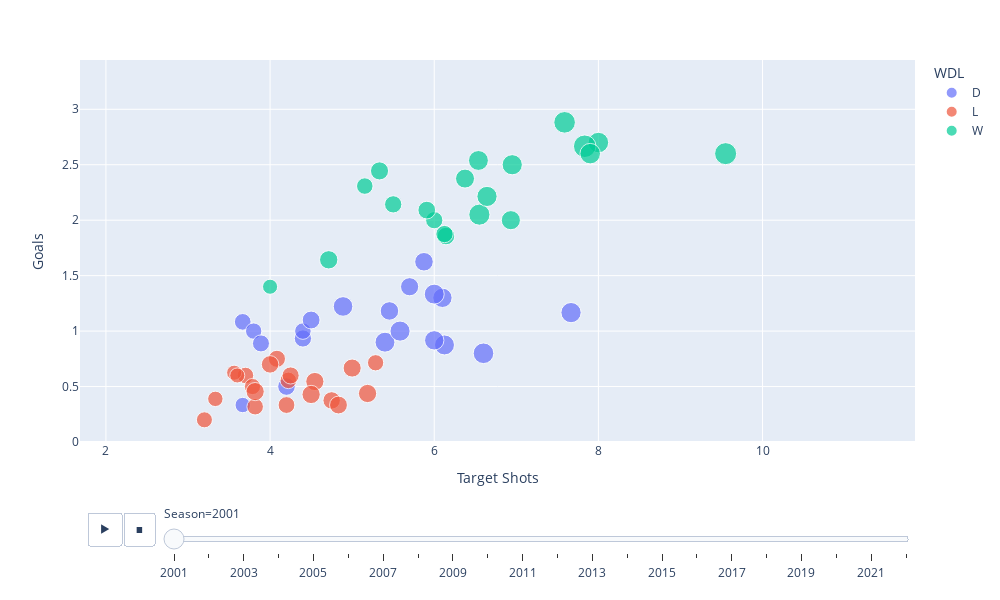

Notebook source saved alongside this figure:
### Code cell
make_scatter(game_team_stats_season, x='Target Shots',y='Goals',animation_frame='Season',hover_name='Team', color='WDL',animation_group='Team',size='Shots')

### Figure 1 — Plotly figure (JSON) as saved in the notebook; plotly's stock layout.template omitted (floating-point values rounded to 4 significant figures)
{"data": [{"hovertemplate": "<b>%{hovertext}</b><br><br>WDL=D<br>Season=2001<br>Target Shots=%{x}<br>Goals=%{y}<br>Shots=%{marker.size}<extra></extra>", "hovertext": ["Arsenal", "Aston Villa", "Bradford", "Charlton", "Chelsea", "Coventry", "Derby", "Everton", "Ipswich", "Leeds", "Leicester", "Liverpool", "Man City", "Man United", "Middlesbrough", "Newcastle", "Southampton", "Sunderland", "Tottenham", "West Ham"], "ids": ["Arsenal", "Aston Villa", "Bradford", "Charlton", "Chelsea", "Coventry", "Derby", "Everton", "Ipswich", "Leeds", "Leicester", "Liverpool", "Man City", "Man United", "Middlesbrough", "Newcastle", "Southampton", "Sunderland", "Tottenham", "West Ham"], "legendgroup": "D", "marker": {"color": "#636efa", "size": [14, 9.8, 11.27, 10.9, 12.3, 13.1, 9.167, 13.11, 13.5, 13.12, 7.833, 12.67, 8.8, 11.38, 9, 9.556, 10.5, 12.33, 10.2, 13.33], "sizemode": "area", "sizeref": 0.06583, "symbol": "circle"}, "mode": "markers", "name": "D", "orientation": "v", "showlegend": true, "type": "scatter", "x": [6.6, 4.4, 5.455, 5.7, 6.1, 5.4, 3.667, 6, 7.667, 6.125, 3.667, 4.889, 3.8, 5.875, 4.4, 3.889, 4.5, 6, 4.2, 5.583], "xaxis": "x", "y": [0.8, 0.9333, 1.182, 1.4, 1.3, 0.9, 1.083, 1.333, 1.167, 0.875, 0.3333, 1.222, 1, 1.625, 1, 0.8889, 1.1, 0.9167, 0.5, 1], "yaxis": "y"}, {"hovertemplate": "<b>%{hovertext}</b><br><br>WDL=L<br>Season=2001<br>Target Shots=%{x}<br>Goals=%{y}<br>Shots=%{marker.size}<extra></extra>", "hovertext": ["Arsenal", "Aston Villa", "Bradford", "Charlton", "Chelsea", "Coventry", "Derby", "Everton", "Ipswich", "Leeds", "Leicester", "Liverpool", "Man City", "Man United", "Middlesbrough", "Newcastle", "Southampton", "Sunderland", "Tottenham", "West Ham"], "ids": ["Arsenal", "Aston Villa", "Bradford", "Charlton", "Chelsea", "Coventry", "Derby", "Everton", "Ipswich", "Leeds", "Leicester", "Liverpool", "Man City", "Man United", "Middlesbrough", "Newcastle", "Southampton", "Sunderland", "Tottenham", "West Ham"], "legendgroup": "L", "marker": {"color": "#EF553B", "size": [10, 8.5, 9, 8.714, 10.91, 8.95, 7.5, 9, 9.667, 10.1, 7.833, 10.78, 9.7, 10.5, 8.571, 9.333, 11, 10.91, 7.467, 11], "sizemode": "area", "sizeref": 0.06583, "symbol": "circle"}, "mode": "markers", "name": "L", "orientation": "v", "showlegend": true, "type": "scatter", "x": [4.75, 3.2, 3.818, 5.286, 4.545, 3.7, 3.562, 4.222, 4.083, 4, 3.333, 5, 4.25, 4.833, 3.786, 4.2, 4.5, 3.818, 3.6, 5.188], "xaxis": "x", "y": [0.375, 0.2, 0.3182, 0.7143, 0.5455, 0.6, 0.625, 0.5556, 0.75, 0.7, 0.3889, 0.6667, 0.6, 0.3333, 0.5, 0.3333, 0.4286, 0.4545, 0.6, 0.4375], "yaxis": "y"}, {"hovertemplate": "<b>%{hovertext}</b><br><br>WDL=W<br>Season=2001<br>Target Shots=%{x}<br>Goals=%{y}<br>Shots=%{marker.size}<extra></extra>", "hovertext": ["Arsenal", "Aston Villa", "Bradford", "Charlton", "Chelsea", "Coventry", "Derby", "Everton", "Ipswich", "Leeds", "Leicester", "Liverpool", "Man City", "Man United", "Middlesbrough", "Newcastle", "Southampton", "Sunderland", "Tottenham", "West Ham"], "ids": ["Arsenal", "Aston Villa", "Bradford", "Charlton", "Chelsea", "Coventry", "Derby", "Everton", "Ipswich", "Leeds", "Leicester", "Liverpool", "Man City", "Man United", "Middlesbrough", "Newcastle", "Southampton", "Sunderland", "Tottenham", "West Ham"], "legendgroup": "W", "marker": {"color": "#00cc96", "size": [16, 9, 9.8, 10.14, 15.35, 9.875, 7.5, 10.36, 14.7, 13.45, 9.857, 13.85, 11.88, 16.75, 10.78, 13.43, 11.07, 12.07, 13, 13.9], "sizemode": "area", "sizeref": 0.06583, "symbol": "circle"}, "mode": "markers", "name": "W", "orientation": "v", "showlegend": true, "type": "scatter", "x": [9.55, 5.154, 6, 6.143, 7.588, 6.125, 4, 5.909, 6.55, 6.95, 5.5, 8, 6.375, 7.833, 5.333, 6.643, 4.714, 6.933, 6.538, 7.9], "xaxis": "x", "y": [2.6, 2.308, 2, 1.857, 2.882, 1.875, 1.4, 2.091, 2.05, 2.5, 2.143, 2.7, 2.375, 2.667, 2.444, 2.214, 1.643, 2, 2.538, 2.6], "yaxis": "y"}], "layout": {"height": 600, "legend": {"itemsizing": "constant", "title": {"text": "WDL"}, "tracegroupgap": 0}, "margin": {"t": 60}, "sliders": [{"active": 0, "currentvalue": {"prefix": "Season="}, "len": 0.9, "pad": {"b": 10, "t": 60}, "steps": [{"args": [["2001"], {"frame": {"duration": 0, "redraw": false}, "fromcurrent": true, "mode": "immediate", "transition": {"duration": 0, "easing": "linear"}}], "label": "2001", "method": "animate"}, {"args": [["2002"], {"frame": {"duration": 0, "redraw": false}, "fromcurrent": true, "mode": "immediate", "transition": {"duration": 0, "easing": "linear"}}], "label": "2002", "method": "animate"}, {"args": [["2003"], {"frame": {"duration": 0, "redraw": false}, "fromcurrent": true, "mode": "immediate", "transition": {"duration": 0, "easing": "linear"}}], "label": "2003", "method": "animate"}, {"args": [["2004"], {"frame": {"duration": 0, "redraw": false}, "fromcurrent": true, "mode": "immediate", "transition": {"duration": 0, "easing": "linear"}}], "label": "2004", "method": "animate"}, {"args": [["2005"], {"frame": {"duration": 0, "redraw": false}, "fromcurrent": true, "mode": "immediate", "transition": {"duration": 0, "easing": "linear"}}], "label": "2005", "method": "animate"}, {"args": [["2006"], {"frame": {"duration": 0, "redraw": false}, "fromcurrent": true, "mode": "immediate", "transition": {"duration": 0, "easing": "linear"}}], "label": "2006", "method": "animate"}, {"args": [["2007"], {"frame": {"duration": 0, "redraw": false}, "fromcurrent": true, "mode": "immediate", "transition": {"duration": 0, "easing": "linear"}}], "label": "2007", "method": "animate"}, {"args": [["2008"], {"frame": {"duration": 0, "redraw": false}, "fromcurrent": true, "mode": "immediate", "transition": {"duration": 0, "easing": "linear"}}], "label": "2008", "method": "animate"}, {"args": [["2009"], {"frame": {"duration": 0, "redraw": false}, "fromcurrent": true, "mode": "immediate", "transition": {"duration": 0, "easing": "linear"}}], "label": "2009", "method": "animate"}, {"args": [["2010"], {"frame": {"duration": 0, "redraw": false}, "fromcurrent": true, "mode": "immediate", "transition": {"duration": 0, "easing": "linear"}}], "label": "2010", "method": "animate"}, {"args": [["2011"], {"frame": {"duration": 0, "redraw": false}, "fromcurrent": true, "mode": "immediate", "transition": {"duration": 0, "easing": "linear"}}], "label": "2011", "method": "animate"}, {"args": [["2012"], {"frame": {"duration": 0, "redraw": false}, "fromcurrent": true, "mode": "immediate", "transition": {"duration": 0, "easing": "linear"}}], "label": "2012", "method": "animate"}, {"args": [["2013"], {"frame": {"duration": 0, "redraw": false}, "fromcurrent": true, "mode": "immediate", "transition": {"duration": 0, "easing": "linear"}}], "label": "2013", "method": "animate"}, {"args": [["2014"], {"frame": {"duration": 0, "redraw": false}, "fromcurrent": true, "mode": "immediate", "transition": {"duration": 0, "easing": "linear"}}], "label": "2014", "method": "animate"}, {"args": [["2015"], {"frame": {"duration": 0, "redraw": false}, "fromcurrent": true, "mode": "immediate", "transition": {"duration": 0, "easing": "linear"}}], "label": "2015", "method": "animate"}, {"args": [["2016"], {"frame": {"duration": 0, "redraw": false}, "fromcurrent": true, "mode": "immediate", "transition": {"duration": 0, "easing": "linear"}}], "label": "2016", "method": "animate"}, {"args": [["2017"], {"frame": {"duration": 0, "redraw": false}, "fromcurrent": true, "mode": "immediate", "transition": {"duration": 0, "easing": "linear"}}], "label": "2017", "method": "animate"}, {"args": [["2018"], {"frame": {"duration": 0, "redraw": false}, "fromcurrent": true, "mode": "immediate", "transition": {"duration": 0, "easing": "linear"}}], "label": "2018", "method": "animate"}, {"args": [["2019"], {"frame": {"duration": 0, "redraw": false}, "fromcurrent": true, "mode": "immediate", "transition": {"duration": 0, "easing": "linear"}}], "label": "2019", "method": "animate"}, {"args": [["2020"], {"frame": {"duration": 0, "redraw": false}, "fromcurrent": true, "mode": "immediate", "transition": {"duration": 0, "easing": "linear"}}], "label": "2020", "method": "animate"}, {"args": [["2021"], {"frame": {"duration": 0, "redraw": false}, "fromcurrent": true, "mode": "immediate", "transition": {"duration": 0, "easing": "linear"}}], "label": "2021", "method": "animate"}, {"args": [["2022"], {"frame": {"duration": 0, "redraw": false}, "fromcurrent": true, "mode": "immediate", "transition": {"duration": 0, "easing": "linear"}}], "label": "2022", "method": "animate"}], "x": 0.1, "xanchor": "left", "y": 0, "yanchor": "top"}], "updatemenus": [{"buttons": [{"args": [null, {"frame": {"duration": 500, "redraw": false}, "fromcurrent": true, "mode": "immediate", "transition": {"duration": 500, "easing": "linear"}}], "label": "&#9654;", "method": "animate"}, {"args": [[null], {"frame": {"duration": 0, "redraw": false}, "fromcurrent": true, "mode": "immediate", "transition": {"duration": 0, "easing": "linear"}}], "label": "&#9724;", "method": "animate"}], "direction": "left", "pad": {"r": 10, "t": 70}, "showactive": false, "type": "buttons", "x": 0.1, "xanchor": "right", "y": 0, "yanchor": "top"}], "width": 1000, "xaxis": {"anchor": "y", "domain": [0, 1], "range": [1.684, 11.86], "title": {"text": "Target Shots"}}, "yaxis": {"anchor": "x", "domain": [0, 1], "range": [0, 3.444], "title": {"text": "Goals"}}}}
